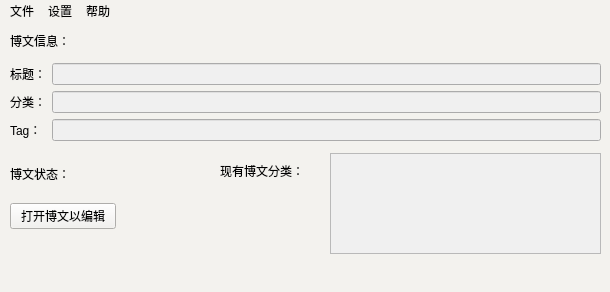
<?xml version="1.0" encoding="UTF-8"?>
<ui version="4.0">
 <class>MainWindow</class>
 <widget class="QMainWindow" name="MainWindow">
  <property name="geometry">
   <rect>
    <x>0</x>
    <y>0</y>
    <width>610</width>
    <height>292</height>
   </rect>
  </property>
  <property name="font">
   <font>
    <family>GenWanMin TW TTF Medium</family>
    <pointsize>10</pointsize>
    <weight>7</weight>
    <italic>false</italic>
    <bold>false</bold>
   </font>
  </property>
  <property name="windowTitle">
   <string>Hexo博客发布助手</string>
  </property>
  <property name="windowIcon">
   <iconset>
    <normaloff>../ICON/hexo logo.ico</normaloff>../ICON/hexo logo.ico</iconset>
  </property>
  <property name="styleSheet">
   <string notr="true">background-color: rgb(243, 242, 238);
selection-background-color: rgb(199, 197, 184);
font: 57 10pt &quot;GenWanMin TW TTF Medium&quot;;</string>
  </property>
  <widget class="QWidget" name="centralwidget">
   <widget class="QLabel" name="label">
    <property name="geometry">
     <rect>
      <x>10</x>
      <y>10</y>
      <width>111</width>
      <height>16</height>
     </rect>
    </property>
    <property name="text">
     <string>博文信息：</string>
    </property>
   </widget>
   <widget class="QWidget" name="formLayoutWidget">
    <property name="geometry">
     <rect>
      <x>10</x>
      <y>40</y>
      <width>591</width>
      <height>92</height>
     </rect>
    </property>
    <layout class="QFormLayout" name="formLayout">
     <item row="0" column="0">
      <widget class="QLabel" name="blog_title">
       <property name="text">
        <string>标题：</string>
       </property>
      </widget>
     </item>
     <item row="0" column="1">
      <widget class="QLineEdit" name="blog_title_LineEdit">
       <property name="styleSheet">
        <string notr="true">background-color: rgb(240, 240, 240);</string>
       </property>
       <property name="readOnly">
        <bool>true</bool>
       </property>
      </widget>
     </item>
     <item row="1" column="0">
      <widget class="QLabel" name="blog_category">
       <property name="text">
        <string>分类：</string>
       </property>
      </widget>
     </item>
     <item row="1" column="1">
      <widget class="QLineEdit" name="blog_category_LineEdit">
       <property name="styleSheet">
        <string notr="true">background-color: rgb(240, 240, 240);</string>
       </property>
       <property name="readOnly">
        <bool>true</bool>
       </property>
      </widget>
     </item>
     <item row="2" column="0">
      <widget class="QLabel" name="blog_tag">
       <property name="text">
        <string>Tag：</string>
       </property>
      </widget>
     </item>
     <item row="2" column="1">
      <widget class="QLineEdit" name="blog_tag_LineEdit">
       <property name="styleSheet">
        <string notr="true">background-color: rgb(240, 240, 240);</string>
       </property>
       <property name="readOnly">
        <bool>true</bool>
       </property>
      </widget>
     </item>
    </layout>
   </widget>
   <widget class="QWidget" name="horizontalLayoutWidget">
    <property name="geometry">
     <rect>
      <x>10</x>
      <y>130</y>
      <width>171</width>
      <height>41</height>
     </rect>
    </property>
    <layout class="QHBoxLayout" name="horizontalLayout">
     <item>
      <widget class="QLabel" name="label_2">
       <property name="text">
        <string>博文状态：</string>
       </property>
      </widget>
     </item>
     <item>
      <widget class="QLabel" name="blog_status_label">
       <property name="text">
        <string/>
       </property>
      </widget>
     </item>
    </layout>
   </widget>
   <widget class="QPushButton" name="pushButton">
    <property name="geometry">
     <rect>
      <x>10</x>
      <y>180</y>
      <width>106</width>
      <height>26</height>
     </rect>
    </property>
    <property name="text">
     <string>打开博文以编辑</string>
    </property>
   </widget>
   <widget class="QLabel" name="label_3">
    <property name="geometry">
     <rect>
      <x>220</x>
      <y>140</y>
      <width>101</width>
      <height>16</height>
     </rect>
    </property>
    <property name="text">
     <string>现有博文分类：</string>
    </property>
   </widget>
   <widget class="QListWidget" name="listWidget">
    <property name="geometry">
     <rect>
      <x>330</x>
      <y>130</y>
      <width>271</width>
      <height>101</height>
     </rect>
    </property>
    <property name="styleSheet">
     <string notr="true">background-color: rgb(240, 240, 240);</string>
    </property>
   </widget>
  </widget>
  <widget class="QMenuBar" name="menubar">
   <property name="geometry">
    <rect>
     <x>0</x>
     <y>0</y>
     <width>610</width>
     <height>23</height>
    </rect>
   </property>
   <widget class="QMenu" name="menu">
    <property name="title">
     <string>文件</string>
    </property>
    <addaction name="action"/>
    <addaction name="action_2"/>
    <addaction name="action_3"/>
    <addaction name="separator"/>
    <addaction name="action_5"/>
   </widget>
   <widget class="QMenu" name="menu_2">
    <property name="title">
     <string>设置</string>
    </property>
    <addaction name="scan_categories"/>
    <addaction name="open_config_file"/>
   </widget>
   <widget class="QMenu" name="menu_3">
    <property name="title">
     <string>帮助</string>
    </property>
    <addaction name="help"/>
    <addaction name="about"/>
   </widget>
   <addaction name="menu"/>
   <addaction name="menu_2"/>
   <addaction name="menu_3"/>
  </widget>
  <widget class="QStatusBar" name="statusbar"/>
  <action name="action">
   <property name="text">
    <string>新建博文</string>
   </property>
   <property name="toolTip">
    <string>使用hexo new创建一篇新文章</string>
   </property>
  </action>
  <action name="action_2">
   <property name="text">
    <string>预览</string>
   </property>
   <property name="toolTip">
    <string>使用hexo s预览</string>
   </property>
  </action>
  <action name="action_3">
   <property name="text">
    <string>发布</string>
   </property>
   <property name="toolTip">
    <string>使用hexo d发布文章</string>
   </property>
  </action>
  <action name="action_5">
   <property name="text">
    <string>退出</string>
   </property>
  </action>
  <action name="scan_categories">
   <property name="text">
    <string>手动扫描全部分类</string>
   </property>
   <property name="toolTip">
    <string>扫描现有博文的全部分类</string>
   </property>
  </action>
  <action name="help">
   <property name="text">
    <string>打开帮助文本</string>
   </property>
  </action>
  <action name="about">
   <property name="text">
    <string>关于本软件</string>
   </property>
  </action>
  <action name="open_config_file">
   <property name="text">
    <string>打开配置文件</string>
   </property>
  </action>
 </widget>
 <resources/>
 <connections>
  <connection>
   <sender>action_5</sender>
   <signal>triggered()</signal>
   <receiver>MainWindow</receiver>
   <slot>close()</slot>
   <hints>
    <hint type="sourcelabel">
     <x>-1</x>
     <y>-1</y>
    </hint>
    <hint type="destinationlabel">
     <x>305</x>
     <y>157</y>
    </hint>
   </hints>
  </connection>
 </connections>
</ui>
